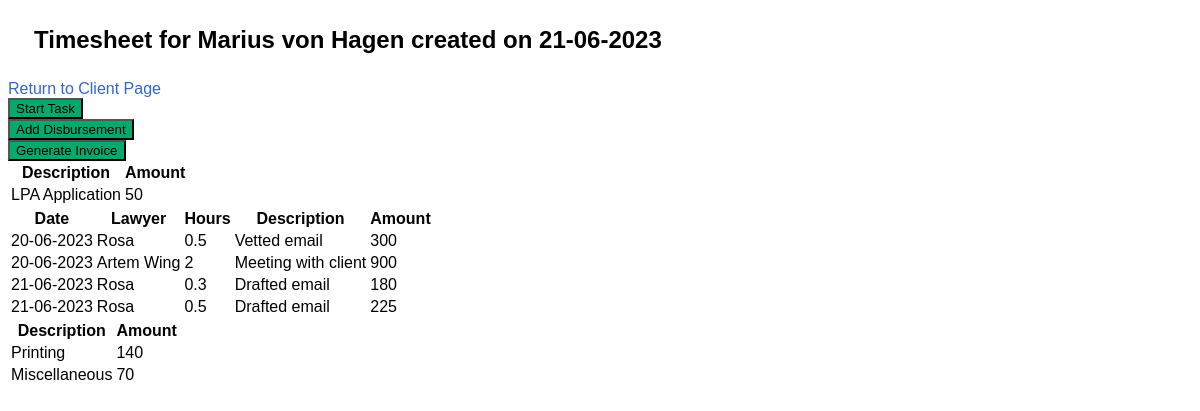
The app's page /timesheets/27 (signed in), older data.
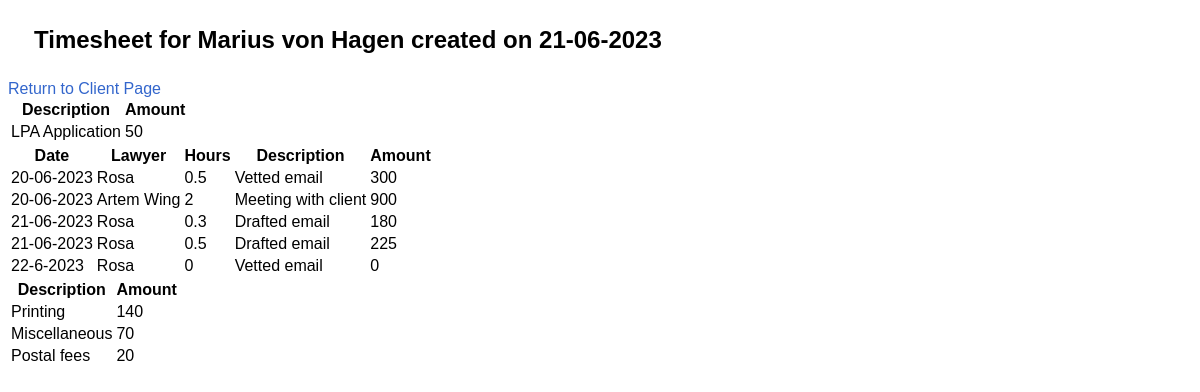
The same page, newer data.
### tables this page shows
CREATE TABLE clients(id INTEGER PRIMARY KEY AUTOINCREMENT NOT NULL, name TEXT NOT NULL, email TEXT NOT NULL, in_progress INTEGER NOT NULL DEFAULT 0, payment_pending INTEGER NOT NULL DEFAULT 0, payment_received INTEGER NOT NULL DEFAULT 0, firm INTEGER NOT NULL DEFAULT 1);

CREATE TABLE timesheets(id INTEGER PRIMARY KEY AUTOINCREMENT NOT NULL, client_id INTEGER NOT NULL, status INTEGER NOT NULL, created DATETIME NOT NULL, firm INTEGER NOT NULL DEFAULT 1, FOREIGN KEY (client_id) REFERENCES clients(id), FOREIGN KEY (status) REFERENCES status_list(id));

CREATE TABLE fixed_fees (id INTEGER PRIMARY KEY AUTOINCREMENT NOT NULL, description TEXT NOT NULL, amount NUMERIC NOT NULL, firm INTEGER NOT NULL DEFAULT 1);

CREATE TABLE tasks(id INTEGER PRIMARY KEY AUTOINCREMENT NOT NULL, user_id INTEGER NOT NULL, client_id INTEGER NOT NULL, timesheet_id INTEGER NOT NULL, datetime DATETIME NOT NULL, duration NUMERIC NOT NULL, description TEXT NOT NULL, amount NUMERIC NOT NULL, FOREIGN KEY (user_id) REFERENCES users(id), FOREIGN KEY (client_id) REFERENCES clients(id), FOREIGN KEY (timesheet_id) REFERENCES timesheets(id));

CREATE TABLE users (id INTEGER PRIMARY KEY AUTOINCREMENT NOT NULL, name TEXT NOT NULL, email TEXT NOT NULL, hash BLOB NOT NULL, rate NUMERIC NOT NULL DEFAULT (0), firm INTEGER NOT NULL DEFAULT 1);

CREATE TABLE disbursements (id INTEGER PRIMARY KEY AUTOINCREMENT NOT NULL, timesheet_id INTEGER NOT NULL, description TEXT NOT NULL, amount NUMERIC NOT NULL, FOREIGN KEY (timesheet_id) REFERENCES timesheets(id));

### app.py (the view)
@app.route("/timesheets/<id>", methods=["GET"])
@login_required
def timesheet(id):
    connection = sqlite3.connect("database.db")
    connection.row_factory = sqlite3.Row
    cursor = connection.cursor()
    timesheet = cursor.execute("SELECT * FROM timesheets WHERE id = ?", [id]).fetchone()
    client_id = timesheet["client_id"]
    user_id = session["user_id"]
    rel = cursor.execute("SELECT * FROM users_clients WHERE user_id = ? AND client_id = ?", [user_id, client_id]).fetchall()
    if len(rel) != 0:
        client = cursor.execute("SELECT * FROM clients WHERE id = ?", [client_id]).fetchone()
        rows = cursor.execute("SELECT * FROM tasks WHERE timesheet_id = ?", [id]).fetchall()
        tasks = []
        for row in rows:
            task = {}
            lawyer_info = cursor.execute("SELECT * FROM users WHERE id = ?", [row["user_id"]]).fetchone()
            task["lawyer"] = lawyer_info["name"]
            task["datetime"] = row["datetime"]
            task["description"] = row["description"]
            task["duration"] = row["duration"]
            task["amount"] = row["amount"]
            tasks.append(task)
        d_rows = cursor.execute("SELECT * FROM disbursements WHERE timesheet_id = ?", [id]).fetchall()
        disbursements = []
        for d_row in d_rows:
            disbursement = {}
            disbursement["description"] = d_row["description"]
            disbursement["amount"] = d_row["amount"]
            disbursements.append(disbursement)
        fixed_rows = cursor.execute("SELECT * FROM fixed_fee_charges WHERE timesheet_id = ?", [id]).fetchall()
        fixed_fees = []
        for fixed_row in fixed_rows:
            fixed_fee = {}
            fee_type = fixed_row["fixed_fee"]
            fixed_fee["description"] = cursor.execute("SELECT * FROM fixed_fees WHERE id = ?", [fee_type]).fetchone()["description"]
            fixed_fee["amount"] = fixed_row["amount"]
            fixed_fees.append(fixed_fee)
        connection.close()
        return render_template("timesheet.html", timesheet=timesheet, client=client, tasks=tasks,
                               disbursements=disbursements, fixed_fees=fixed_fees)
    else:
        flash("You are not authorised to view this timesheet!")
        return redirect(url_for("home"))

### helpers.py (called while the page is built)
def login_required(f):
    @wraps(f)
    def decorated_function(*args, **kwargs):
        if session.get("user_id") is None:
            return redirect("/login")
        return f(*args, **kwargs)
    return decorated_function

### templates/timesheet.html (shortened to what this page needs)
{% extends "layout.html" %}
{% block main %}
    <h2 class="container"> Timesheet for {{ client["name"] }} created on {{ timesheet["created"] }} </h2>
    <a href="{{ url_for('client', id=client['id']) }}" class="btn btn-info" role="button">Return to Client Page</a>
    {% if timesheet["status"] == 1 %}
        <div id="start-task-view">
            <button type="button" class="successbtn" id="confirm-start">
                Start Task
            </button>
        </div>
        <button type="button" class="successbtn" id="addDisbursementModalOpen">
            Add Disbursement
        </button>
        <div id="generate-invoice-view">
            <button type="button" class="successbtn" id="generateInvoiceModalOpen">
                Generate Invoice
            </button>
        </div>
    {% endif %}
    {% if fixed_fees %}
        <table class="table">
            <thead>
                <tr>
                    <th scope="col">Description</th>
                    <th scope="col">Amount</th>
                </tr>
            </thead>
            <tbody>
                {% for fee in fixed_fees %}
                    <tr>
                        <td>{{ fee["description"] }}</td>
                        <td>{{ fee["amount"] }}</td>
                    </tr>
                {% endfor %}
            </tbody>
        </table>
    {% else %}
        There are currently no fixed fees for this invoice.
    {% endif %}
    {% if tasks %}
        <table class="table">
            <thead>
                <tr>
                    <th scope="col">Date</th>
                    <th scope="col">Lawyer</th>
                    <th scope="col">Hours</th>
                    <th scope="col">Description</th>
                    <th scope="col">Amount</th>
                </tr>
            </thead>
            <tbody>
                {% for task in tasks %}
                    <tr>
                        <td>{{ task["datetime"] }}</td>
                        <td>{{ task["lawyer"] }}</td>
                        <td>{{ task["duration"] }}</td>
                        <td>{{ task["description"] }}</td>
                        <td>{{ task["amount"] }}</td>
                    </tr>
                {% endfor %}
            </tbody>
        </table>
    {% else %}
        There are currently no tasks in this timesheet.
    {% endif %}
    {% if disbursements %}
        <table class="table">
            <thead>
                <tr>
                    <th scope="col">Description</th>
                    <th scope="col">Amount</th>
                </tr>
            </thead>
            <tbody>
                {% for disbursement in disbursements %}
                    <tr>
                        <td>{{ disbursement["description"] }}</td>
                        <td>{{ disbursement["amount"] }}</td>
                    </tr>
                {% endfor %}
            </tbody>
        </table>
    {% else %}
        There are currently no disbursements for this invoice.
    {% endif %}
{% endblock %}

### templates/layout.html (shortened to what this page needs)
<!DOCTYPE html>
<html lang="en">
    <head>
        <link rel="stylesheet" href="{{ url_for('static', filename='styles.css') }}">
    </head>
    <body>
        <main>
            {% block main %}{% endblock %}
        </main>
    </body>
</html>

### static/styles.css (style rules this page uses)
body { font-family: Arial, Helvetica, sans-serif; }
a { color: #3366cc; text-decoration: none }
.container { margin: 10px; padding: 16px; align-items: center; }

Row changes from the older to the newer data that the page shows:
changed timesheets: status 1 → 3 (drawn)
added tasks: datetime "22-6-2023", description "Vetted email"
added disbursements: description "Postal fees", amount "20"
Text that changed along with them:
new list line: "Rosa"
new list line: "0 0"
text no longer shown: "Start Task Add Disbursement Generate Invoice"
